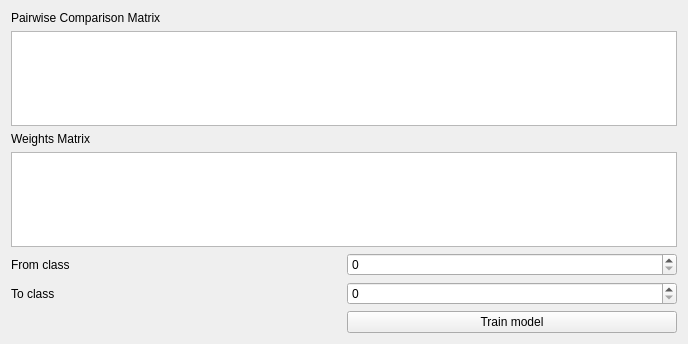
<?xml version="1.0" encoding="UTF-8"?>
<ui version="4.0">
 <class>MultiCriteriaEvaluationWidgetBase</class>
 <widget class="QWidget" name="MultiCriteriaEvaluationWidgetBase">
  <property name="geometry">
   <rect>
    <x>0</x>
    <y>0</y>
    <width>688</width>
    <height>344</height>
   </rect>
  </property>
  <property name="windowTitle">
   <string/>
  </property>
  <layout class="QGridLayout" name="gridLayout">
   <item row="1" column="0" colspan="2">
    <widget class="MolusceTableWidget" name="tblMatrix"/>
   </item>
   <item row="3" column="0" colspan="2">
    <widget class="MolusceTableWidget" name="tblWeights"/>
   </item>
   <item row="4" column="0">
    <widget class="QLabel" name="label">
     <property name="text">
      <string>From class</string>
     </property>
    </widget>
   </item>
   <item row="4" column="1">
    <widget class="QSpinBox" name="spnInitialClass"/>
   </item>
   <item row="5" column="0">
    <widget class="QLabel" name="label_2">
     <property name="text">
      <string>To class</string>
     </property>
    </widget>
   </item>
   <item row="5" column="1">
    <widget class="QSpinBox" name="spnFinalClass"/>
   </item>
   <item row="6" column="1">
    <widget class="QPushButton" name="btnTrainModel">
     <property name="text">
      <string>Train model</string>
     </property>
    </widget>
   </item>
   <item row="0" column="0">
    <widget class="QLabel" name="label_3">
     <property name="text">
      <string>Pairwise Comparison Matrix</string>
     </property>
    </widget>
   </item>
   <item row="2" column="0">
    <widget class="QLabel" name="label_4">
     <property name="text">
      <string>Weights Matrix</string>
     </property>
    </widget>
   </item>
  </layout>
 </widget>
 <customwidgets>
  <customwidget>
   <class>MolusceTableWidget</class>
   <extends>QTableWidget</extends>
   <header>molusce.moluscetablewidget</header>
  </customwidget>
 </customwidgets>
 <resources/>
 <connections/>
</ui>
